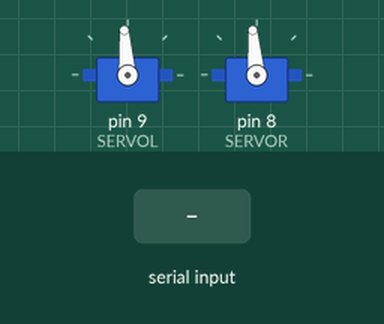
Recording of a sketch running on a simulated Arduino Uno, built with avr-gcc and run on an emulated ATmega328P. Shown: 2 × servo. Inputs (shaded band) come from the test bench.

Above: at 1.2 s.
1.3 s: byte 30 received over Serial
At 2.3 s:
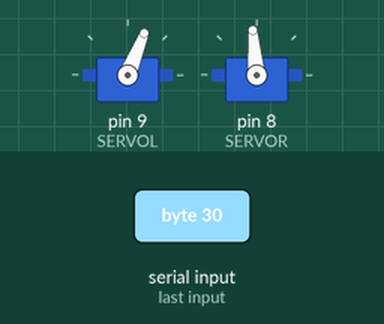
2.8 s: byte 90 received over Serial
At 3.4 s:
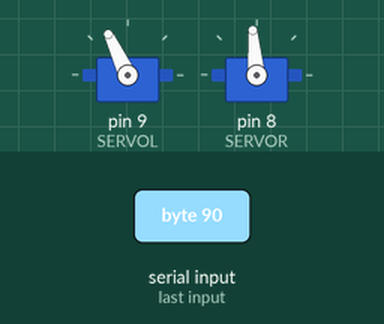
4.3 s: byte 120 received over Serial
At 4.6 s:
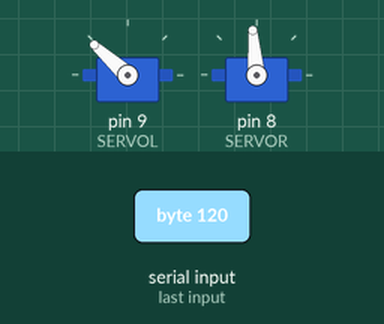
Timing chart, 0 to 7.3 s (numbered marks = the images above; inputs shaded):
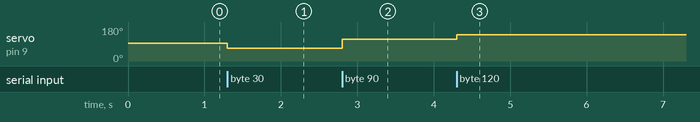

Measured:
- after the input at 1.3 s, servo on pin 9 (SERVOL): 94° → 68° at once
- after the input at 2.8 s, servo on pin 9 (SERVOL): 68° → 115° at once
- after the input at 4.3 s, servo on pin 9 (SERVOL): 115° → 138° at once

The sketch:

Sample_Arduino.ino
```cpp
//----------------------------start Arduino code--------------------------------

#include <Servo.h> // include servo headers
// this would be whatever pin you want to use
#define SERVOR 8
#define SERVOL 9

// global variables
Servo servoL; // initialize left servo
Servo servoR; // init right servo

int message = 0; // This will hold one byte of the serial message

// played around with values that sets the servos to neutral position
// these values need to be set for each servo!!!
const int servoneutralLeft = 1515;
const int servoneutralRight = 1520;

// set neutral range for servos
const int minneutral = 1400;
const int maxneutral = 1600;

//--- Function: Setup ()
void setup()
{
pinMode (SERVOL, OUTPUT);
pinMode (SERVOR, OUTPUT);

servoL.attach(SERVOL);
servoR.attach(SERVOR);

servoL.writeMicroseconds(servoneutralLeft); // set servo to mid-point
servoR.writeMicroseconds(servoneutralRight); // set servo to mid-point

Serial.begin(9600); //set serial to 9600 baud rate
}

//--- Function: loop ()
void loop()
{
// Check if there is a new message
if (Serial.available() > 0)
{

message = Serial.read(); // Put the serial input into the message

int val=message; // val to match pwm delay in ms
int tempval=0; // temp storage

// we can send values from 0 to 255 to the arduino.
// both fadders are set up to go from 0 to 1.
// left servo: 0-127, right servo 128-255. should be enough resolution
int minpulse = 127*8/2; // max storage is 0-255.
// Begin LEFT servo code

if (val <= 127)
{
// scale everything from 1000 to 2000
tempval = val*8 + servoneutralLeft - minpulse;
if (tempval > minneutral && tempval < maxneutral)
{
    // Creates dead zone at midpoint of the
    servoL.writeMicroseconds(servoneutralLeft); // fader range (neutral) and trims input to neutral
}
else
{
    servoL.writeMicroseconds(tempval);
}
}
// End LEFT servo code

           // Begin RIGHT servo code
if (val > 128)
{
// scale everything from 1000 to 2000
tempval = val*8 + servoneutralRight - minpulse - 128*8;
if (tempval > minneutral && tempval < maxneutral)
{
    servoR.writeMicroseconds(servoneutralRight);
    // fader range (neutral) and trims input to neutral value
}
else
{
    servoR.writeMicroseconds(tempval);
}
} // End RIGHT servo code
}
}
//----------------------------end Arduino code--------------------------------
```
